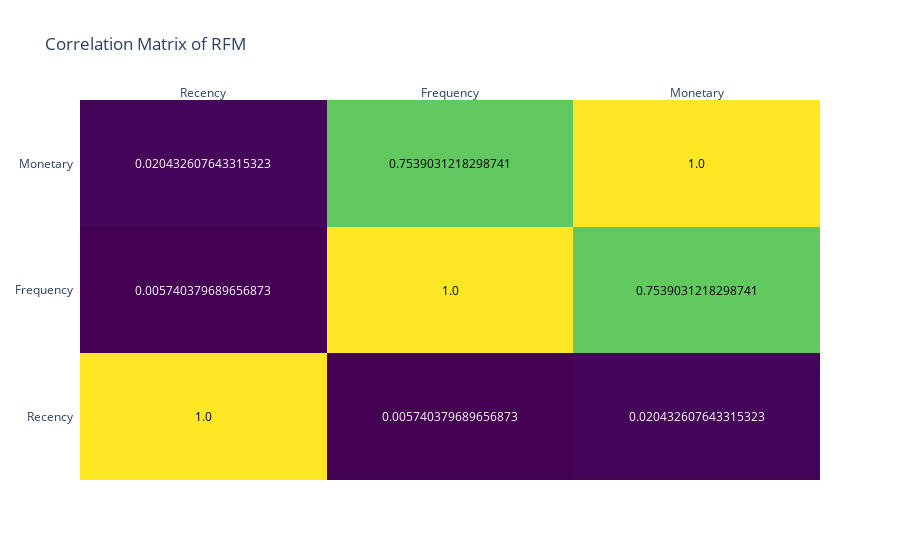

Write notebook code for a chart like this one.
### Markdown cell above
### 6.2 RFM Correlation Heatmap

### Code cell
corr = rfm[['Recency','Frequency','Monetary']].corr().values
labels = ['Recency','Frequency','Monetary']
fig = ff.create_annotated_heatmap(
    z=corr, x=labels, y=labels,
    colorscale='Viridis'
)
fig.update_layout(title='Correlation Matrix of RFM')
fig.show()

### Figure 1 — Plotly figure (JSON) as saved in the notebook; plotly's stock layout.template omitted (floating-point values rounded to 4 significant figures)
{"data": [{"colorscale": [[0, "#440154"], [0.1111, "#482878"], [0.2222, "#3e4989"], [0.3333, "#31688e"], [0.4444, "#26828e"], [0.5556, "#1f9e89"], [0.6667, "#35b779"], [0.7778, "#6ece58"], [0.8889, "#b5de2b"], [1, "#fde725"]], "reversescale": false, "showscale": false, "type": "heatmap", "x": ["Recency", "Frequency", "Monetary"], "y": ["Recency", "Frequency", "Monetary"], "z": [[1, 0.00574, 0.02043], [0.00574, 1, 0.7539], [0.02043, 0.7539, 1]]}], "layout": {"annotations": [{"font": {"color": "#000000"}, "showarrow": false, "text": "1.0", "x": "Recency", "xref": "x", "y": "Recency", "yref": "y"}, {"font": {"color": "#FFFFFF"}, "showarrow": false, "text": "0.005740379689656873", "x": "Frequency", "xref": "x", "y": "Recency", "yref": "y"}, {"font": {"color": "#FFFFFF"}, "showarrow": false, "text": "0.020432607643315323", "x": "Monetary", "xref": "x", "y": "Recency", "yref": "y"}, {"font": {"color": "#FFFFFF"}, "showarrow": false, "text": "0.005740379689656873", "x": "Recency", "xref": "x", "y": "Frequency", "yref": "y"}, {"font": {"color": "#000000"}, "showarrow": false, "text": "1.0", "x": "Frequency", "xref": "x", "y": "Frequency", "yref": "y"}, {"font": {"color": "#000000"}, "showarrow": false, "text": "0.7539031218298741", "x": "Monetary", "xref": "x", "y": "Frequency", "yref": "y"}, {"font": {"color": "#FFFFFF"}, "showarrow": false, "text": "0.020432607643315323", "x": "Recency", "xref": "x", "y": "Monetary", "yref": "y"}, {"font": {"color": "#000000"}, "showarrow": false, "text": "0.7539031218298741", "x": "Frequency", "xref": "x", "y": "Monetary", "yref": "y"}, {"font": {"color": "#000000"}, "showarrow": false, "text": "1.0", "x": "Monetary", "xref": "x", "y": "Monetary", "yref": "y"}], "title": {"text": "Correlation Matrix of RFM"}, "xaxis": {"dtick": 1, "gridcolor": "rgb(0, 0, 0)", "side": "top", "ticks": ""}, "yaxis": {"dtick": 1, "ticks": "", "ticksuffix": "  "}}}
